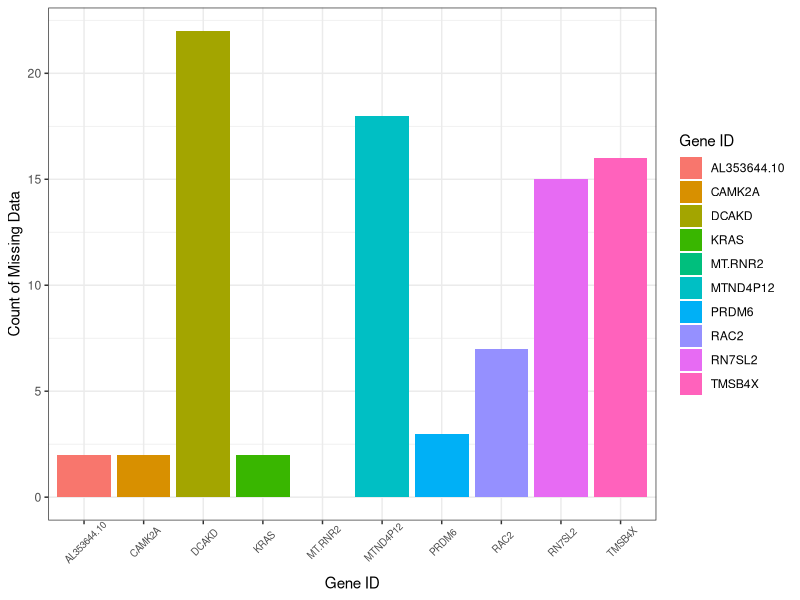

This figure's R source: (Note: this script raises an error after producing the figure.)
##  Import libraries
library(ggplot2)
library(dplyr)

## Import dataset
all_data <- read.csv("../Processed data.csv", header = T, stringsAsFactors = F)

## Missing data summary
gene_data <- all_data[,1:10]
missing_number <- colSums(gene_data == 0)
missing_number_df <- data.frame(gene = names(missing_number), 
                                count = missing_number, 
                                percentage = missing_number / nrow(all_data))
p1 <- ggplot(data = missing_number_df, aes(x = gene, y = count, fill = gene)) + 
  geom_col() +
  xlab("Gene ID") +
  ylab("Count of Missing Data") + 
  scale_fill_discrete(name = "Gene ID") +
  theme_bw() + 
  theme(axis.text.x = element_text(size = 7, angle = 45, vjust = 0.7))

pdf("../Plot/Missing data/Count of missing data.pdf", 5, 4)
p1
dev.off()


##  Relation to sample types
missing_type <- data.frame()
for(i in 1:10){
  loc <- which(gene_data[,i] == 0)
  temp <- data.frame(Gene = colnames(gene_data)[i], 
                     Type = all_data$Type[loc],
                     Gender = all_data$Gender[loc],
                     Age = all_data$Age[loc]
                     )
  missing_type <- rbind(missing_type, temp)
}

p2 <- ggplot(data = missing_type, aes(x = Age, col = Type)) + 
  geom_density() + 
  ylab("Density of missing data") + 
  theme_bw()

pdf("../Plot/Missing data/Missing on age.pdf", 5, 4)
p2
dev.off()